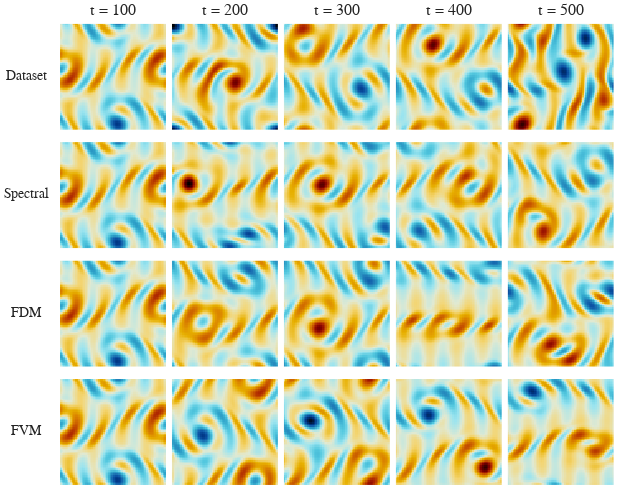

Here is the notebook cell this chart was saved with:
### Code cell
import plotly.subplots as subplots
rows=4
cols=5
fig = subplots.make_subplots(rows,cols,vertical_spacing=0.01,horizontal_spacing=0.01, 
                             #row_titles=['Dataset', 'Spectral', 'FDM', 'FVM'],
                             column_titles=['t = 100', 't = 200', 't = 300', 't = 400', 't = 500'])
#fig.add_trace(go.Heatmap(z=du_fvm['dwdx'][0,...,0], showscale=False),1,1)

for i, type in enumerate(['Dataset', 'Spectral', 'FDM', 'FVM']):
    for j, time_step in enumerate([100,200,300,400,500]):
        if type == 'Dataset':
            data = dataset[rollout_idx,100:,...]
        else:
            data = models[f'{type}_H2_reg']['data'][...,0]

        fig.add_trace(go.Heatmap(z=data[time_step-100,...], showscale=False, coloraxis='coloraxis1'),i+1,j+1)


#fig.add_trace(go.Heatmap(z=first_soblev[0,...,0].real, showscale=False),1,3)
for i in range(1, rows*cols + 1):
    fig.update_xaxes(scaleanchor=f"y{i}", ticks='', scaleratio=1, linecolor='rgba(0,0,0,0)', showgrid=False, showticklabels=False, row=(i-1)//cols + 1, col=(i-1)%cols + 1)
    fig.update_yaxes(constrain='domain', ticks='', linecolor='rgba(0,0,0,0)', showgrid=False, showticklabels=False, row=(i-1)//cols + 1, col=(i-1)%cols + 1)
fig.update_layout(
    font=dict(family="Times New Roman", size=11), template = "simple_white",
    #xaxis=dict(showticklabels=True, showgrid=True, zeroline=False, linecolor='rgba(0,0,0,0)', title='Angle', scaleanchor='y', scaleratio=1.5, title_standoff=0),
    #yaxis=dict(showticklabels=True, showgrid=True, zeroline=False, linecolor='rgba(0,0,0,0)', title='Radius'),
    #plot_bgcolor='rgba(0,0,0,0)',    # Background color inside the plot area
    width=px_width*1, showlegend=False, margin=dict(l=60, r=10, t=20, b=10), height = px_width*0.8, 
    coloraxis1=dict(colorscale='IceFire', showscale=False),
)
# for ann in fig['layout']['annotations']:
#     ann['y'] -= 0.03  # reduce y offset (smaller -> closer)
for i, t in enumerate(['Dataset', 'Spectral', 'FDM', 'FVM']):
    fig.add_annotation(
        text=t,
        x=-0.06,           # slightly left of the axis
        y=S/2,    # evenly spaced from bottom (0) to top (1)
        xref='paper',xanchor='center',
        yref=f'y{cols*i+1}',
        showarrow=False,
        textangle=0,
        font=dict(size=14)
    )

# for i in range(len(fig.layout.annotations)):
#    fig.layout.annotations[i].y = 0.93  # Adjust y coordinate closer to plot
fig.show()
fig.write_image(f"{figure_path}/MNO_KF40_rollout_timesteps.pdf")

### Figure 1 — Plotly figure (JSON) as saved in the notebook; plotly's stock layout.template omitted (floating-point values rounded to 4 significant figures; data arrays with more than 128 entries replaced by an {"elided": "..."} marker saying what was removed)
{"data": [{"coloraxis": "coloraxis", "showscale": false, "type": "heatmap", "xaxis": "x", "yaxis": "y", "z": {"elided": "64x64 float values"}}, {"coloraxis": "coloraxis", "showscale": false, "type": "heatmap", "xaxis": "x2", "yaxis": "y2", "z": {"elided": "64x64 float values"}}, {"coloraxis": "coloraxis", "showscale": false, "type": "heatmap", "xaxis": "x3", "yaxis": "y3", "z": {"elided": "64x64 float values"}}, {"coloraxis": "coloraxis", "showscale": false, "type": "heatmap", "xaxis": "x4", "yaxis": "y4", "z": {"elided": "64x64 float values"}}, {"coloraxis": "coloraxis", "showscale": false, "type": "heatmap", "xaxis": "x5", "yaxis": "y5", "z": {"elided": "64x64 float values"}}, {"coloraxis": "coloraxis", "showscale": false, "type": "heatmap", "xaxis": "x6", "yaxis": "y6", "z": {"elided": "64x64 float values"}}, {"coloraxis": "coloraxis", "showscale": false, "type": "heatmap", "xaxis": "x7", "yaxis": "y7", "z": {"elided": "64x64 float values"}}, {"coloraxis": "coloraxis", "showscale": false, "type": "heatmap", "xaxis": "x8", "yaxis": "y8", "z": {"elided": "64x64 float values"}}, {"coloraxis": "coloraxis", "showscale": false, "type": "heatmap", "xaxis": "x9", "yaxis": "y9", "z": {"elided": "64x64 float values"}}, {"coloraxis": "coloraxis", "showscale": false, "type": "heatmap", "xaxis": "x10", "yaxis": "y10", "z": {"elided": "64x64 float values"}}, {"coloraxis": "coloraxis", "showscale": false, "type": "heatmap", "xaxis": "x11", "yaxis": "y11", "z": {"elided": "64x64 float values"}}, {"coloraxis": "coloraxis", "showscale": false, "type": "heatmap", "xaxis": "x12", "yaxis": "y12", "z": {"elided": "64x64 float values"}}, {"coloraxis": "coloraxis", "showscale": false, "type": "heatmap", "xaxis": "x13", "yaxis": "y13", "z": {"elided": "64x64 float values"}}, {"coloraxis": "coloraxis", "showscale": false, "type": "heatmap", "xaxis": "x14", "yaxis": "y14", "z": {"elided": "64x64 float values"}}, {"coloraxis": "coloraxis", "showscale": false, "type": "heatmap", "xaxis": "x15", "yaxis": "y15", "z": {"elided": "64x64 float values"}}, {"coloraxis": "coloraxis", "showscale": false, "type": "heatmap", "xaxis": "x16", "yaxis": "y16", "z": {"elided": "64x64 float values"}}, {"coloraxis": "coloraxis", "showscale": false, "type": "heatmap", "xaxis": "x17", "yaxis": "y17", "z": {"elided": "64x64 float values"}}, {"coloraxis": "coloraxis", "showscale": false, "type": "heatmap", "xaxis": "x18", "yaxis": "y18", "z": {"elided": "64x64 float values"}}, {"coloraxis": "coloraxis", "showscale": false, "type": "heatmap", "xaxis": "x19", "yaxis": "y19", "z": {"elided": "64x64 float values"}}, {"coloraxis": "coloraxis", "showscale": false, "type": "heatmap", "xaxis": "x20", "yaxis": "y20", "z": {"elided": "64x64 float values"}}], "layout": {"annotations": [{"font": {"size": 16}, "showarrow": false, "text": "t = 100", "x": 0.096, "xanchor": "center", "xref": "paper", "y": 1, "yanchor": "bottom", "yref": "paper"}, {"font": {"size": 16}, "showarrow": false, "text": "t = 200", "x": 0.298, "xanchor": "center", "xref": "paper", "y": 1, "yanchor": "bottom", "yref": "paper"}, {"font": {"size": 16}, "showarrow": false, "text": "t = 300", "x": 0.5, "xanchor": "center", "xref": "paper", "y": 1, "yanchor": "bottom", "yref": "paper"}, {"font": {"size": 16}, "showarrow": false, "text": "t = 400", "x": 0.702, "xanchor": "center", "xref": "paper", "y": 1, "yanchor": "bottom", "yref": "paper"}, {"font": {"size": 16}, "showarrow": false, "text": "t = 500", "x": 0.904, "xanchor": "center", "xref": "paper", "y": 1, "yanchor": "bottom", "yref": "paper"}, {"font": {"size": 14}, "showarrow": false, "text": "Dataset", "textangle": 0, "x": -0.06, "xanchor": "center", "xref": "paper", "y": 32, "yref": "y"}, {"font": {"size": 14}, "showarrow": false, "text": "Spectral", "textangle": 0, "x": -0.06, "xanchor": "center", "xref": "paper", "y": 32, "yref": "y6"}, {"font": {"size": 14}, "showarrow": false, "text": "FDM", "textangle": 0, "x": -0.06, "xanchor": "center", "xref": "paper", "y": 32, "yref": "y11"}, {"font": {"size": 14}, "showarrow": false, "text": "FVM", "textangle": 0, "x": -0.06, "xanchor": "center", "xref": "paper", "y": 32, "yref": "y16"}], "coloraxis": {"colorscale": [[0, "#000000"], [0.0625, "#001f4d"], [0.125, "#003786"], [0.1875, "#0e58a8"], [0.25, "#217eb8"], [0.3125, "#30a4ca"], [0.375, "#54c8df"], [0.4375, "#9be4ef"], [0.5, "#e1e9d1"], [0.5625, "#f3d573"], [0.625, "#e7b000"], [0.6875, "#da8200"], [0.75, "#c65400"], [0.8125, "#ac2301"], [0.875, "#820000"], [0.9375, "#4c0000"], [1, "#000000"]], "showscale": false}, "font": {"family": "Times New Roman", "size": 11}, "height": 499.2, "margin": {"b": 10, "l": 60, "r": 10, "t": 20}, "showlegend": false, "width": 624, "xaxis": {"anchor": "y", "domain": [0, 0.192], "linecolor": "rgba(0,0,0,0)", "scaleanchor": "y", "scaleratio": 1, "showgrid": false, "showticklabels": false, "ticks": ""}, "xaxis10": {"anchor": "y10", "domain": [0.808, 1], "linecolor": "rgba(0,0,0,0)", "scaleanchor": "y10", "scaleratio": 1, "showgrid": false, "showticklabels": false, "ticks": ""}, "xaxis11": {"anchor": "y11", "domain": [0, 0.192], "linecolor": "rgba(0,0,0,0)", "scaleanchor": "y11", "scaleratio": 1, "showgrid": false, "showticklabels": false, "ticks": ""}, "xaxis12": {"anchor": "y12", "domain": [0.202, 0.394], "linecolor": "rgba(0,0,0,0)", "scaleanchor": "y12", "scaleratio": 1, "showgrid": false, "showticklabels": false, "ticks": ""}, "xaxis13": {"anchor": "y13", "domain": [0.404, 0.596], "linecolor": "rgba(0,0,0,0)", "scaleanchor": "y13", "scaleratio": 1, "showgrid": false, "showticklabels": false, "ticks": ""}, "xaxis14": {"anchor": "y14", "domain": [0.606, 0.798], "linecolor": "rgba(0,0,0,0)", "scaleanchor": "y14", "scaleratio": 1, "showgrid": false, "showticklabels": false, "ticks": ""}, "xaxis15": {"anchor": "y15", "domain": [0.808, 1], "linecolor": "rgba(0,0,0,0)", "scaleanchor": "y15", "scaleratio": 1, "showgrid": false, "showticklabels": false, "ticks": ""}, "xaxis16": {"anchor": "y16", "domain": [0, 0.192], "linecolor": "rgba(0,0,0,0)", "scaleanchor": "y16", "scaleratio": 1, "showgrid": false, "showticklabels": false, "ticks": ""}, "xaxis17": {"anchor": "y17", "domain": [0.202, 0.394], "linecolor": "rgba(0,0,0,0)", "scaleanchor": "y17", "scaleratio": 1, "showgrid": false, "showticklabels": false, "ticks": ""}, "xaxis18": {"anchor": "y18", "domain": [0.404, 0.596], "linecolor": "rgba(0,0,0,0)", "scaleanchor": "y18", "scaleratio": 1, "showgrid": false, "showticklabels": false, "ticks": ""}, "xaxis19": {"anchor": "y19", "domain": [0.606, 0.798], "linecolor": "rgba(0,0,0,0)", "scaleanchor": "y19", "scaleratio": 1, "showgrid": false, "showticklabels": false, "ticks": ""}, "xaxis2": {"anchor": "y2", "domain": [0.202, 0.394], "linecolor": "rgba(0,0,0,0)", "scaleanchor": "y2", "scaleratio": 1, "showgrid": false, "showticklabels": false, "ticks": ""}, "xaxis20": {"anchor": "y20", "domain": [0.808, 1], "linecolor": "rgba(0,0,0,0)", "scaleanchor": "y20", "scaleratio": 1, "showgrid": false, "showticklabels": false, "ticks": ""}, "xaxis3": {"anchor": "y3", "domain": [0.404, 0.596], "linecolor": "rgba(0,0,0,0)", "scaleanchor": "y3", "scaleratio": 1, "showgrid": false, "showticklabels": false, "ticks": ""}, "xaxis4": {"anchor": "y4", "domain": [0.606, 0.798], "linecolor": "rgba(0,0,0,0)", "scaleanchor": "y4", "scaleratio": 1, "showgrid": false, "showticklabels": false, "ticks": ""}, "xaxis5": {"anchor": "y5", "domain": [0.808, 1], "linecolor": "rgba(0,0,0,0)", "scaleanchor": "y5", "scaleratio": 1, "showgrid": false, "showticklabels": false, "ticks": ""}, "xaxis6": {"anchor": "y6", "domain": [0, 0.192], "linecolor": "rgba(0,0,0,0)", "scaleanchor": "y6", "scaleratio": 1, "showgrid": false, "showticklabels": false, "ticks": ""}, "xaxis7": {"anchor": "y7", "domain": [0.202, 0.394], "linecolor": "rgba(0,0,0,0)", "scaleanchor": "y7", "scaleratio": 1, "showgrid": false, "showticklabels": false, "ticks": ""}, "xaxis8": {"anchor": "y8", "domain": [0.404, 0.596], "linecolor": "rgba(0,0,0,0)", "scaleanchor": "y8", "scaleratio": 1, "showgrid": false, "showticklabels": false, "ticks": ""}, "xaxis9": {"anchor": "y9", "domain": [0.606, 0.798], "linecolor": "rgba(0,0,0,0)", "scaleanchor": "y9", "scaleratio": 1, "showgrid": false, "showticklabels": false, "ticks": ""}, "yaxis": {"anchor": "x", "constrain": "domain", "domain": [0.7575, 1], "linecolor": "rgba(0,0,0,0)", "showgrid": false, "showticklabels": false, "ticks": ""}, "yaxis10": {"anchor": "x10", "constrain": "domain", "domain": [0.505, 0.7475], "linecolor": "rgba(0,0,0,0)", "showgrid": false, "showticklabels": false, "ticks": ""}, "yaxis11": {"anchor": "x11", "constrain": "domain", "domain": [0.2525, 0.495], "linecolor": "rgba(0,0,0,0)", "showgrid": false, "showticklabels": false, "ticks": ""}, "yaxis12": {"anchor": "x12", "constrain": "domain", "domain": [0.2525, 0.495], "linecolor": "rgba(0,0,0,0)", "showgrid": false, "showticklabels": false, "ticks": ""}, "yaxis13": {"anchor": "x13", "constrain": "domain", "domain": [0.2525, 0.495], "linecolor": "rgba(0,0,0,0)", "showgrid": false, "showticklabels": false, "ticks": ""}, "yaxis14": {"anchor": "x14", "constrain": "domain", "domain": [0.2525, 0.495], "linecolor": "rgba(0,0,0,0)", "showgrid": false, "showticklabels": false, "ticks": ""}, "yaxis15": {"anchor": "x15", "constrain": "domain", "domain": [0.2525, 0.495], "linecolor": "rgba(0,0,0,0)", "showgrid": false, "showticklabels": false, "ticks": ""}, "yaxis16": {"anchor": "x16", "constrain": "domain", "domain": [0, 0.2425], "linecolor": "rgba(0,0,0,0)", "showgrid": false, "showticklabels": false, "ticks": ""}, "yaxis17": {"anchor": "x17", "constrain": "domain", "domain": [0, 0.2425], "linecolor": "rgba(0,0,0,0)", "showgrid": false, "showticklabels": false, "ticks": ""}, "yaxis18": {"anchor": "x18", "constrain": "domain", "domain": [0, 0.2425], "linecolor": "rgba(0,0,0,0)", "showgrid": false, "showticklabels": false, "ticks": ""}, "yaxis19": {"anchor": "x19", "constrain": "domain", "domain": [0, 0.2425], "linecolor": "rgba(0,0,0,0)", "showgrid": false, "showticklabels": false, "ticks": ""}, "yaxis2": {"anchor": "x2", "constrain": "domain", "domain": [0.7575, 1], "linecolor": "rgba(0,0,0,0)", "showgrid": false, "showticklabels": false, "ticks": ""}, "yaxis20": {"anchor": "x20", "constrain": "domain", "domain": [0, 0.2425], "linecolor": "rgba(0,0,0,0)", "showgrid": false, "showticklabels": false, "ticks": ""}, "yaxis3": {"anchor": "x3", "constrain": "domain", "domain": [0.7575, 1], "linecolor": "rgba(0,0,0,0)", "showgrid": false, "showticklabels": false, "ticks": ""}, "yaxis4": {"anchor": "x4", "constrain": "domain", "domain": [0.7575, 1], "linecolor": "rgba(0,0,0,0)", "showgrid": false, "showticklabels": false, "ticks": ""}, "yaxis5": {"anchor": "x5", "constrain": "domain", "domain": [0.7575, 1], "linecolor": "rgba(0,0,0,0)", "showgrid": false, "showticklabels": false, "ticks": ""}, "yaxis6": {"anchor": "x6", "constrain": "domain", "domain": [0.505, 0.7475], "linecolor": "rgba(0,0,0,0)", "showgrid": false, "showticklabels": false, "ticks": ""}, "yaxis7": {"anchor": "x7", "constrain": "domain", "domain": [0.505, 0.7475], "linecolor": "rgba(0,0,0,0)", "showgrid": false, "showticklabels": false, "ticks": ""}, "yaxis8": {"anchor": "x8", "constrain": "domain", "domain": [0.505, 0.7475], "linecolor": "rgba(0,0,0,0)", "showgrid": false, "showticklabels": false, "ticks": ""}, "yaxis9": {"anchor": "x9", "constrain": "domain", "domain": [0.505, 0.7475], "linecolor": "rgba(0,0,0,0)", "showgrid": false, "showticklabels": false, "ticks": ""}}}
